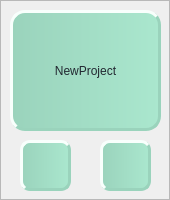
       <widget class="QFrame" name="frame_3">
        <property name="styleSheet">
         <string notr="true">#frame_3{
background-color: qlineargradient(spread:pad, x1:0, y1:0, x2:1, y2:0, stop:0 rgba(243, 234, 194, 255), stop:1 rgba(255, 245, 204, 255));

border-radius:10px; 
border: 5px outset  #F3EAC2;
}
</string>
        </property>
        <property name="frameShape">
         <enum>QFrame::StyledPanel</enum>
        </property>
        <property name="frameShadow">
         <enum>QFrame::Raised</enum>
        </property>
        <widget class="QPushButton" name="newBTN">
         <property name="geometry">
          <rect>
           <x>10</x>
           <y>10</y>
           <width>151</width>
           <height>121</height>
          </rect>
         </property>
         <property name="styleSheet">
          <string notr="true">#newBTN{
background-color: qlineargradient(spread:pad, x1:0, y1:0, x2:1, y2:0, stop:0 rgba(154, 211, 188, 255), stop:1 rgba(170, 231, 206, 255));
font: 87 14pt &quot;Segoe UI Black&quot;;
color:  #222831;
border: 3px groove #9AD3BC;
border-radius:15px; 
border-style:outset;}


</string>
         </property>
         <property name="text">
          <string>NewProject</string>
         </property>
        </widget>
        <widget class="QPushButton" name="pushButton_6">
         <property name="geometry">
          <rect>
           <x>100</x>
           <y>140</y>
           <width>51</width>
           <height>51</height>
          </rect>
         </property>
         <property name="styleSheet">
          <string notr="true">#pushButton_6{background-color: qlineargradient(spread:pad, x1:0, y1:0, x2:1, y2:0, stop:0 rgba(154, 211, 188, 255), stop:1 rgba(170, 231, 206, 255));
font: 75 12pt &quot;Nirmala UI&quot;;
color:  rgb(24, 28, 39);
border: 3px groove #9AD3BC;
border-radius:10px; 
border-style:outset;}</string>
         </property>
         <property name="text">
          <string/>
         </property>
         <property name="icon">
          <iconset>
           <normaloff>../../finalproj/icon/icons8-trash-24.png</normaloff>../../finalproj/icon/icons8-trash-24.png</iconset>
         </property>
        </widget>
        <widget class="QPushButton" name="pushButton_7">
         <property name="geometry">
          <rect>
           <x>20</x>
           <y>140</y>
           <width>51</width>
           <height>51</height>
          </rect>
         </property>
         <property name="styleSheet">
          <string notr="true">#pushButton_7{background-color: qlineargradient(spread:pad, x1:0, y1:0, x2:1, y2:0, stop:0 rgba(154, 211, 188, 255), stop:1 rgba(170, 231, 206, 255));
font: 75 12pt &quot;Nirmala UI&quot;;
color:  rgb(24, 28, 39);
border: 3px groove #9AD3BC;
border-radius:10px; 
border-style:outset;}</string>
         </property>
         <property name="text">
          <string/>
         </property>
         <property name="icon">
          <iconset>
           <normaloff>../../finalproj/icon/icons8-edit-24.png</normaloff>../../finalproj/icon/icons8-edit-24.png</iconset>
         </property>
        </widget>
       </widget>
